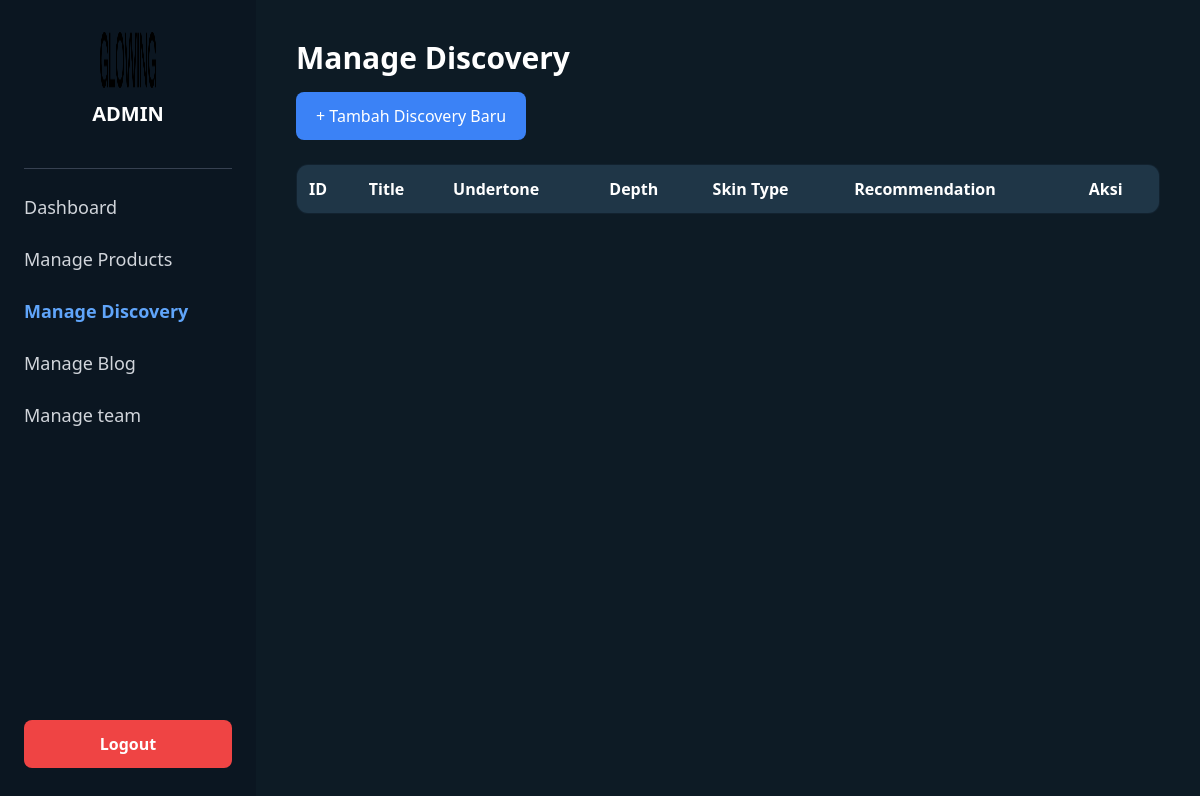
/admin/discovery/index.php (signed in), run on an earlier commit of the app's database.
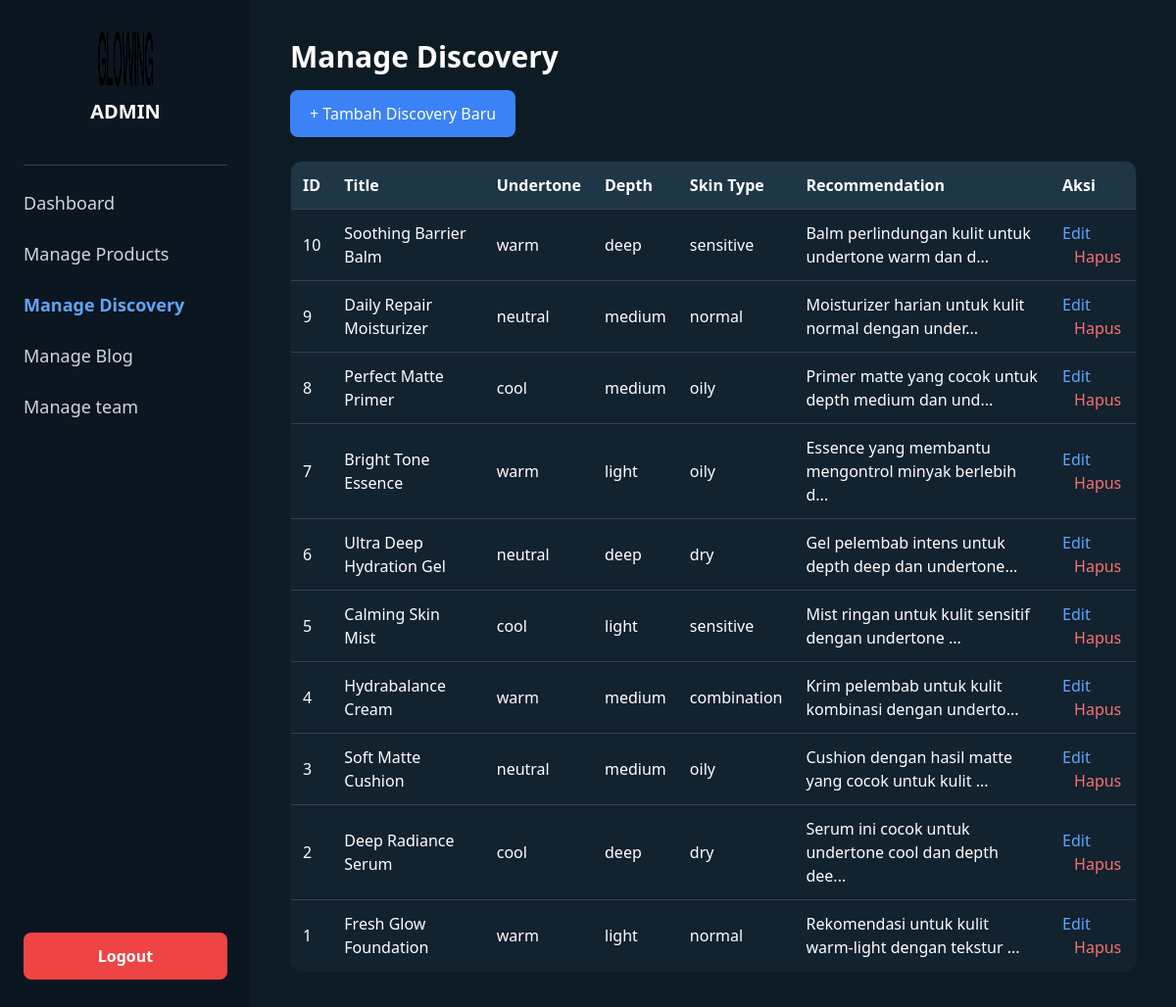
And on a later commit of the database.
### tables this page shows
CREATE TABLE `discoveries` (
  `id` int NOT NULL,
  `title` varchar(255) NOT NULL,
  `undertone` enum('warm','cool','neutral') NOT NULL,
  `depth` enum('light','medium','deep') NOT NULL,
  `skin_type` enum('normal','dry','oily','combination','sensitive') NOT NULL,
  `recommendation` text NOT NULL,
  `created_at` timestamp NULL DEFAULT CURRENT_TIMESTAMP
);

### admin/discovery/index.php (the view, shortened to what this page needs)
<?php
include '../../config.php';
$result = $conn->query("SELECT * FROM discoveries ORDER BY id DESC");
?>
<!DOCTYPE html>
<html lang="id">
<head>
    <script src="https://cdn.tailwindcss.com"></script>
</head>
<body class="bg-[#0d1b25] text-white min-h-screen flex">
    <aside class="w-64 bg-[#0b1621] h-screen px-6 py-8 flex flex-col fixed left-0 top-0">
        <div class="flex flex-col items-center space-y-3 mb-10">
            <img src="../../assets/img/logo.png" class="w-14 h-14" />
            <h1 class="font-bold text-xl">ADMIN</h1>
        </div>
        <div class="border-b border-gray-700 mb-6"></div>
        <nav class="flex-grow space-y-6 text-lg">
            <a href="../index.php" class="text-gray-300 hover:text-white block">Dashboard</a>
            <a href="../product/index.php" class="text-gray-300 hover:text-white block">Manage Products</a>
            <a href="index.php" class="text-blue-400 font-semibold block">Manage Discovery</a>
            <a href="../blog/index.php" class="text-gray-300 hover:text-white block">Manage Blog</a>
            <a href="../team/index.php" class="text-gray-300 hover:text-white block">Manage team</a>
        </nav>
        <a href="../../logout.php"
           class="mt-auto bg-red-500 text-white px-6 py-3 rounded-lg font-semibold text-center block">
           Logout
        </a>
    </aside>
    <main class="flex-1 p-10 ml-64">
        <h1 class="text-3xl font-bold mb-4">Manage Discovery</h1>
        <a href="create.php"
           class="inline-block bg-blue-500 hover:bg-blue-600 px-5 py-3 rounded-lg mb-6 font-medium">
           + Tambah Discovery Baru
        </a>
        <div class="overflow-x-auto">
            <table class="w-full border border-gray-700 bg-[#12222f] rounded-xl overflow-hidden">
                <thead class="bg-[#1f3647]">
                    <tr>
                        <th class="p-3 text-left">ID</th>
                        <th class="p-3 text-left">Title</th>
                        <th class="p-3 text-left">Undertone</th>
                        <th class="p-3 text-left">Depth</th>
                        <th class="p-3 text-left">Skin Type</th>
                        <th class="p-3 text-left">Recommendation</th>
                        <th class="p-3 text-left">Aksi</th>
                    </tr>
                </thead>
                <tbody>
                <?php while ($row = $result->fetch_assoc()): ?>
                    <tr class="border-t border-gray-700">
                        <td class="p-3"><?= $row['id']; ?></td>
                        <td class="p-3"><?= $row['title']; ?></td>
                        <td class="p-3"><?= $row['undertone']; ?></td>
                        <td class="p-3"><?= $row['depth']; ?></td>
                        <td class="p-3"><?= $row['skin_type']; ?></td>
                        <td class="p-3">
                            <?= substr($row['recommendation'], 0, 50) . '...'; ?>
                        </td>
                        <td class="p-3 space-x-3">
                            <a href="edit.php?id=<?= $row['id']; ?>"
                               class="text-blue-400 hover:underline">Edit</a>
                            <a href="delete.php?id=<?= $row['id']; ?>"
                               class="text-red-400 hover:underline"
                               onclick="return confirm('Apakah Anda yakin ingin menghapus data ini?')">
                               Hapus
                            </a>
                        </td>
                    </tr>
                <?php endwhile; ?>
                </tbody>
            </table>
        </div>
    </main>
</body>
</html>

What changed in the data, as far as the page shows it:
added discoveries: id "10", title "Soothing Barrier Balm", undertone "warm", depth "deep", skin_type "sensitive", recommendation "Balm perlindungan kulit untuk undertone warm dan d"
added discoveries: id "9", title "Daily Repair Moisturizer", undertone "neutral", depth "medium", skin_type "normal", recommendation "Moisturizer harian untuk kulit normal dengan under"
added discoveries: id "8", title "Perfect Matte Primer", undertone "cool", depth "medium", skin_type "oily", recommendation "Primer matte yang cocok untuk depth medium dan und"
added discoveries: id "7", title "Bright Tone Essence", undertone "warm", depth "light", skin_type "oily", recommendation "Essence yang membantu mengontrol minyak berlebih d"
added discoveries: id "6", title "Ultra Deep Hydration Gel", undertone "neutral", depth "deep", skin_type "dry", recommendation "Gel pelembab intens untuk depth deep dan undertone"
added discoveries: id "5", title "Calming Skin Mist", undertone "cool", depth "light", skin_type "sensitive", recommendation "Mist ringan untuk kulit sensitif dengan undertone"
added discoveries: id "4", title "Hydrabalance Cream", undertone "warm", depth "medium", skin_type "combination", recommendation "Krim pelembab untuk kulit kombinasi dengan underto"
added discoveries: id "3", title "Soft Matte Cushion", undertone "neutral", depth "medium", skin_type "oily", recommendation "Cushion dengan hasil matte yang cocok untuk kulit"
added discoveries: id "2", title "Deep Radiance Serum", undertone "cool", depth "deep", skin_type "dry", recommendation "Serum ini cocok untuk undertone cool dan depth dee"
added discoveries: id "1", title "Fresh Glow Foundation", undertone "warm", depth "light", skin_type "normal", recommendation "Rekomendasi untuk kulit warm-light dengan tekstur"
